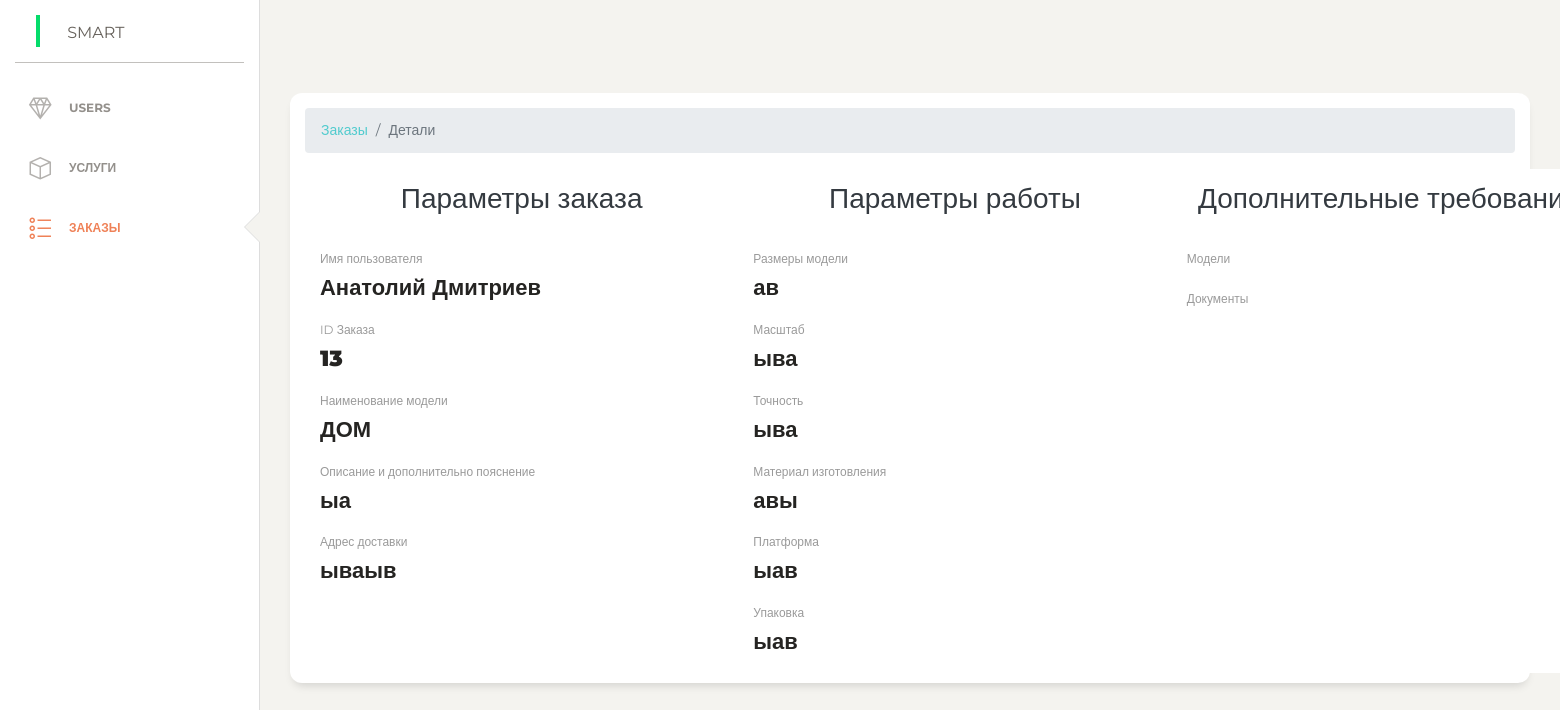
/admin/modules/order-details-3d.php?id=13&user_id=1, run on the app's committed database.
### tables this page shows
CREATE TABLE `users` (
  `id` int(11) NOT NULL,
  `login` varchar(255) NOT NULL,
  `phone` varchar(255) NOT NULL,
  `email` varchar(255) NOT NULL,
  `password` varchar(255) NOT NULL,
  `confirm_mail` varchar(255) NOT NULL,
  `verified` int(11) NOT NULL DEFAULT 0,
  `first_name` varchar(255) NOT NULL,
  `second_name` varchar(255) NOT NULL,
  `admin_param` varchar(255) NOT NULL
);

CREATE TABLE `orders_3d` (
  `id` int(11) NOT NULL,
  `user_id` int(11) NOT NULL,
  `service` varchar(255) NOT NULL,
  `create_at` datetime NOT NULL DEFAULT current_timestamp(),
  `address` longtext NOT NULL,
  `user_name` varchar(255) NOT NULL,
  `status` varchar(255) NOT NULL DEFAULT 'Новый',
  `model` varchar(255) NOT NULL,
  `description` text NOT NULL,
  `size_model` varchar(255) NOT NULL,
  `scale` varchar(255) NOT NULL,
  `accuracy` varchar(255) NOT NULL,
  `material` varchar(255) NOT NULL,
  `platform` varchar(255) NOT NULL,
  `packaging` varchar(255) NOT NULL,
  `file_modeles` varchar(255) NOT NULL,
  `file_document` varchar(255) NOT NULL,
  `category_id` int(11) NOT NULL
);

### admin/modules/order-details-3d.php (the view, shortened to what this page needs)
<?php
include $_SERVER['DOCUMENT_ROOT']."./config/db.php";
$sql = "SELECT * FROM `orders_3d` WHERE `id` = '" . $_GET['id'] . "' AND `user_id` = '" . $_GET['user_id'] . "' ORDER BY `create_at` DESC";
$result = $conn->query($sql);
$row = mysqli_fetch_assoc($result);
?>
<?php include $_SERVER['DOCUMENT_ROOT']."./admin/parts/header.php"; ?>
      <div class="content">
        <div class="row">
          <div class="col-md-12">
            <div class="card">
                        <div class="card-body">
                                <nav aria-label="breadcrumb">
                                  <ol class="breadcrumb">
                                  <li class="breadcrumb-item"><a href="/admin/modules/orders.php">Заказы</a></li>
                                    <li class="breadcrumb-item active" aria-current="page">Детали</li>
                                  </ol>
                                </nav>
                                 <div class="container-fluid" id="form-service" style="padding-top: 10px; background-color: #fff; width: 1300px;">
                                        <form method="POST">
                                          <div class="row">
                                            <div id="form-text" class="col">
                                              <h3 class="text-center text-dark h3">Параметры заказа</h3>
                                              <div class="form-group">
                                                <label for="model">Имя пользователя</label>
                                                <h5 class="text-dark-h3" >
                                                <?php
                                                  $sql_ser_ur = "SELECT * FROM `users` WHERE `id` = '" . $row['user_id'] . "' ";
                                                  $result_ser_ur = $conn->query($sql_ser_ur);
                                                  $row_ser_ur = mysqli_fetch_assoc($result_ser_ur);
                                                  echo $row_ser_ur['first_name'];
                                                  echo $row_ser_ur['second_name'];
                                                  ?>
                                                </h5>
                                                </div>
                                              <div class="form-group">
                                                <label for="model">ID Заказа</label>
                                                <h5 class="text-dark-h3" > <?php echo $row['id'] ?></h5>
                                                </div>
                                              <div class="form-group">
                                                <label for="model">Наименование модели</label>
                                                <h5 class="text-dark-h3" > <?php echo $row['model'] ?></h5>
                                                </div>
                                                <div class="form-group">
                                                <label for="description">Описание и дополнительно пояснение</label>
                                                <h5 class="text-dark-h3" > <?php echo $row['description'] ?></h5>
                                                </div>
                                                <div class="form-group">
                                                <label for="document">Адрес доставки</label>
                                                <h5 class="text-dark-h3" > <?php echo $row['address'] ?></h5>
                                                </div>
                                            </div>
                                            <div id="form-text" class="col">
                                              <h3 class="text-center text-dark h3">Параметры работы</h3>
                                              <div class="form-group">
                                                <label for="size_model">Размеры модели</label>
                                                <h5 class="text-dark-h3" > <?php echo $row['size_model'] ?></h5>
                                                </div>
                                                <div class="form-group">
                                                <label for="scale">Масштаб</label>
                                                <h5 class="text-dark-h3" > <?php echo $row['scale'] ?></h5>
                                                </div>
                                                <div class="form-group">
                                                <label for="accuracy">Точность</label>
                                                <h5 class="text-dark-h3" > <?php echo $row['accuracy'] ?></h5>
                                                </div>
                                                <div class="form-group">
                                                <label for="material">Материал изготовления</label>
                                                <h5 class="text-dark-h3" > <?php echo $row['material'] ?></h5>
                                                </div>
                                                <div class="form-group">
                                                <label for="platform">Платформа</label>
                                                <h5 class="text-dark-h3" > <?php echo $row['platform'] ?></h5>
                                                </div>
                                                <div class="form-group">
                                                <label for="packaging">Упаковка</label>
                                                <h5 class="text-dark-h3" > <?php echo $row['packaging'] ?></h5>
                                                </div>
                                            </div>
                                            <div id="form-text" class="col">
                                              <h3 class="text-center text-dark h3">Дополнительные требования</h3>
                                              <div id="other">
                                              <div class="form-group">
                                                <label for="modeles">Модели</label>
                                                </div>
                                                <div class="form-group">
                                                <label for="document">Документы</label>
                                                </div>
                                                </div>
                                              </div>
                                            </div>
                                          </div>
                                      </div>
                        </div>
            </div>
          </div>
      </div>
  </div>
<?php include $_SERVER['DOCUMENT_ROOT']."./admin/parts/footer.php"; ?>

### admin/assets/css/new.css (style rules this page uses)
#form-service { padding-top: 150px; background-color: #1111112b; }
#form-text .text-dark-h3 { font-weight: 900; }

### data on the page
users: first_name "Анатолий", second_name "Дмитриев"
orders_3d: id "13", model "ДОМ", description "ыа", address "ываыв", size_model "ав", scale "ыва", accuracy "ыва", material "авы", platform "ыав", packaging "ыав"
